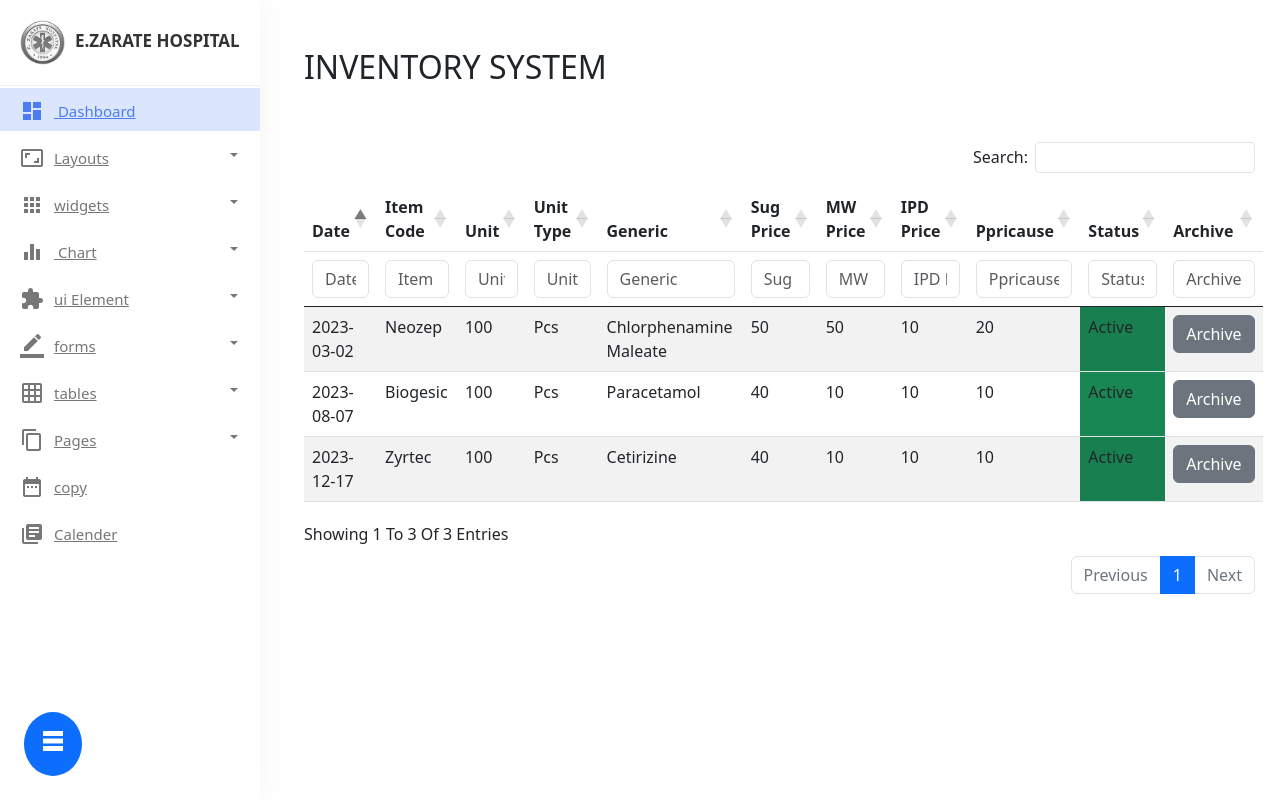
Screenshot of /inventory/index.php with the database file from the repository.
### tables this page shows
CREATE TABLE `inventory_tb` (
  `InventoryID` int(11) NOT NULL,
  `itemTypeID` int(11) NOT NULL,
  `itemCode` varchar(100) DEFAULT NULL,
  `Unit` int(11) DEFAULT NULL,
  `Description` varchar(300) DEFAULT NULL,
  `Generic` varchar(100) DEFAULT NULL,
  `SugPrice` double DEFAULT NULL,
  `MWprice` double NOT NULL,
  `IPDprice` double NOT NULL,
  `Ppriceuse` double NOT NULL,
  `Status` tinyint(1) NOT NULL,
  `Type` varchar(300) NOT NULL DEFAULT 'pcs',
  `createDate` date DEFAULT current_timestamp()
);

### inventory/productTable.php (the view, shortened to what this page needs)
<!DOCTYPE html>
<html lang="en">
<head>
    <link rel="stylesheet" href="https://cdnjs.cloudflare.com/ajax/libs/twitter-bootstrap/5.3.0/css/bootstrap.min.css">
    <link rel="stylesheet" href="https://cdn.datatables.net/1.13.6/css/dataTables.bootstrap5.min.css">
</head>
<body>
    <div class="table w-100 p-4">
        <h2 class="mt-4 mb-5">INVENTORY SYSTEM</h2>
        <?php include 'add.php'; ?>
        <table id="example" class="table table-striped" style="width:100%">
            <thead>
                <tr>
                    <th>Date</th>
                    <th>Item Code</th>
                    <th>Unit</th>
                    <th>Unit Type</th>
                    <th>Generic</th>
                    <th>Sug Price</th>
                    <th>MW Price</th>
                    <th>IPD Price</th>
                    <th>Ppricause</th>
                    <th>Status</th>
                    <th>Archive</th>
                </tr>
            </thead>
            <tbody>
                <?php
                $servername = "localhost";
                $username = "root";
                $Password = "";
                $database = "zaratehospital";
                $connection = new mysqli($servername, $username, $Password, $database);
                $sql = "select * from inventory_tb ";
                $result = $connection->query($sql);
                while ($row = $result->fetch_assoc()) {
                    $activeStatus = ($row["Status"]  == "1") ? "Active"  : "Inactive";
                    $statusColor = ($row["Status"]  == "1") ? "bg-success"  : "bg-danger";
                    echo "
                                <tr>
                                    <td>" . $row["createDate"] . "</td>
                                    <td>" . $row["itemCode"] . "</td>
                                    <td>" . $row["Unit"] . "</td>
                                    <td>" . $row["Type"] . "</td>
                                    <td>" . $row["Generic"] . "</td>
                                    <td>" . $row["SugPrice"] . "</td>
                                    <td>" . $row["MWprice"] . "</td>
                                    <td>" . $row["IPDprice"] . "</td>
                                    <td>" . $row["Ppriceuse"] . "</td>
                                    <td class='".$statusColor."'>". $activeStatus . "</td>
                                    <td>" . $row["InventoryID"] . "</td>
                                </tr>
                             ";
                }
                ?>
            </tbody>
        </table>
    </div>
</body>
</html>

### inventory/index.php (shortened to what this page needs)
<!doctype html>
<html lang="en">
<head>
    <link href="https://cdn.jsdelivr.net/npm/bootstrap@5.0.2/dist/css/bootstrap.min.css" rel="stylesheet">
</head>
<body>
    <div class="d-flex flex-direction-row">
        <div class="d-block">
            <?php include('../sidebar.php') ?>
        </div>
        <div class="d-block w-100">
            <?php include('./productTable.php') ?>
        </div>
    </div>
</body>
</html>

### sidebar.php (shortened to what this page needs)
<!doctype html>
<html lang="en">
<head>
</head>
<body>
<div class="xp-menubar w-max btn-primary rounded-circle position-absolute p-3 btn bottom-0 m-4 "  >
            <span class="material-icons text-white">table_rows
            </span>
        </div>
    <nav id="sidebar">
        <div class="sidebar-header">
            <h3><img src="/zarate/img/logo.png" class="img-fluid" /><span class="fw-bold">E.Zarate Hospital</span></h3>
        </div>
        <ul class="list-unstyled components">
            <li class="active">
                <a href="#" class="dashboard"><i class="material-icons">dashboard</i>
                    <span>Dashboard</span></a>
            </li>
            <li class="dropdown">
                <a href="#homeSubmenu1" data-toggle="collapse" aria-expanded="false" class="dropdown-toggle">
                    <i class="material-icons">aspect_ratio</i>Layouts</a>
            </li>
            <li class="dropdown">
                <a href="#pageSubmenu2" data-toggle="collapse" aria-expanded="false" class="dropdown-toggle">
                    <i class="material-icons">apps</i><span>widgets</span></a>
            </li>
            <li class="dropdown">
                <a href="#pageSubmenu3" data-toggle="collapse" aria-expanded="false" class="dropdown-toggle">
                    <i class="material-icons">equalizer</i>
                    <span>chart</span></a>
            </li>
            <li class="dropdown">
                <a href="#pageSubmenu4" data-toggle="collapse" aria-expanded="false" class="dropdown-toggle">
                    <i class="material-icons">extension</i><span>ui element</span></a>
            </li>
            <li class="dropdown">
                <a href="#pageSubmenu5" data-toggle="collapse" aria-expanded="false" class="dropdown-toggle">
                    <i class="material-icons">border_color</i><span>forms</span></a>
            </li>
            <li class="dropdown">
                <a href="#pageSubmenu6" data-toggle="collapse" aria-expanded="false" class="dropdown-toggle">
                    <i class="material-icons">grid_on</i><span>tables</span></a>
            </li>
            <li class="dropdown">
                <a href="#pageSubmenu7" data-toggle="collapse" aria-expanded="false" class="dropdown-toggle">
                    <i class="material-icons">content_copy</i><span>Pages</span></a>
            </li>
            <li class="">
                <a href="#"><i class="material-icons">date_range</i><span>copy</span></a>
            </li>
            <li class="">
                <a href="#"><i class="material-icons">library_books</i><span>Calender
                    </span></a>
            </li>
        </ul>
    </nav>
</body>
</html>

### inventory/add.php (shortened to what this page needs)
<!DOCTYPE html>
<html lang="en">
</html>

### sidebar.php (style rules this page uses)
body, html { line-height: 1.8; font-family: 'Poppins', sans-serif; color: #555e58; text-transform: capitalize; font-weight: 400; margin: 0px; padding: 0px; }
#sidebar { margin-right: 20px; height: 100vh; z-index: 11; width: 260px; overflow: auto; transition: all 0.3s; background-color: #fff; box-shadow: 0 0 30px 0 rgba(200 200 200 / 20%); }
#sidebar .sidebar-header { padding: 20px; background-color: #fff; border-bottom: 1px solid #eee; }
.sidebar-header h3 { color: #333; font-size: 17px; margin: 0px; text-transform: uppercase; transition: all 0.5s ease; font-weight: 600; }
.sidebar-header h3 img { width: 45px; margin-right: 10px; }
#sidebar ul li { padding: 2px 0px; }
#sidebar ul li.active>a { color: #4c7cf3; background-color: #DBE5FD; }
#sidebar ul li.active>a i { color: #4c7cf3; }
.dropdown-toggle::after { position: absolute; right: 22px; top: 18px; color: #777777; }
#sidebar ul li.dropdown { position: sticky; }
#sidebar ul li a { padding: 5px 10px 5px 20px; line-height: 30px; font-size: 15px; position: relative; font-weight: 400; display: block; color: #777777; text-transform: capitalize; }
#sidebar ul li a i { position: relative; margin-right: 10px; top: 6px; }

### rows the page displays
inventory_tb: createDate "2023-03-02", itemCode "Neozep", Unit "100", Type "Pcs", Generic "Chlorphenamine Maleate", SugPrice "50", MWprice "50", IPDprice "10", Ppriceuse "20", Status "Active"
inventory_tb: createDate "2023-08-07", itemCode "Biogesic", Unit "100", Type "Pcs", Generic "Paracetamol", SugPrice "40", MWprice "10", IPDprice "10", Ppriceuse "10", Status "Active"
inventory_tb: createDate "2023-12-17", itemCode "Zyrtec", Unit "100", Type "Pcs", Generic "Cetirizine", SugPrice "40", MWprice "10", IPDprice "10", Ppriceuse "10", Status "Active"
